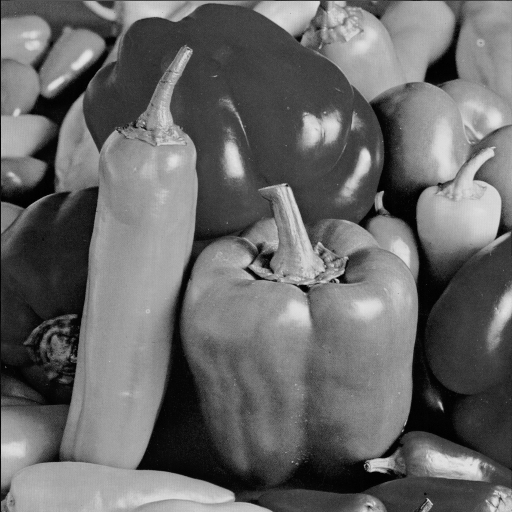
%> input picture Práticas/PL9/Peppers.bmp, 512 x 512 px
$ octave ficha9_ex2.m   (GNU Octave 9; MATLAB toolbox functions it lacks are replaced by stand-ins)
%> lines starting %> are read from the running program, lines starting %| are printed output that depends on the picture
clear all
close all
clc
% Ex2.1
[imagem, map] = imread('Peppers.bmp');
%> imagem is the input picture: size 512x512 uint8; min 0, max 229, mean 104.2
%> map = 256 rows, first 12: [0 0 0; 0.00392 0.00392 0.00392; 0.00784 0.00784 0.00784; 0.0118 0.0118 0.0118; 0.0157 0.0157 0.0157; 0.0196 0.0196 0.0196; 0.0235 0.0235 0.0235; 0.0275 0.0275 0.0275; 0.0314 0.0314 0.0314; 0.0353 0.0353 0.0353; 0.0392 0.0392 0.0392; 0.0431 0.0431 0.0431]

% Ex2.2
figure(1)
imshow(imagem, map);

% Ex2.3
X_imagem = fftshift(fft2(imagem));

N = length(X_imagem);
%> N = 512
figure(2)
mesh(-N/2:N/2-1, -N/2:N/2-1, 20*log10(abs(X_imagem)));
axis([-N/2 N/2 -N/2 N/2]);
view([-37.5 30]);
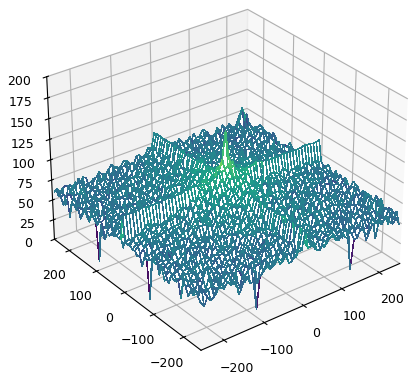
%> figure redrawn from the program's plot data

disp('蚽dice da cor m閐ia no mapa de cores da imagem:')
C0 = abs(X_imagem(N/2+1,N/2+1))/N/N
%> C0 = 104.2
mean(mean(imagem))
%> ans = 104.2

figure(3)
title('Cor m閐ia da imagem')
imshow(C0*ones(size(imagem)),map);
